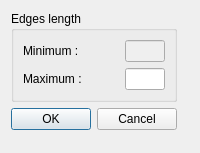
<?xml version="1.0" encoding="UTF-8"?>
<ui version="4.0">
 <class>ParametersDialog</class>
 <widget class="QDialog" name="ParametersDialog">
  <property name="windowModality">
   <enum>Qt::ApplicationModal</enum>
  </property>
  <property name="geometry">
   <rect>
    <x>0</x>
    <y>0</y>
    <width>200</width>
    <height>153</height>
   </rect>
  </property>
  <property name="windowTitle">
   <string>Parameters</string>
  </property>
  <layout class="QGridLayout" name="gridLayout">
   <item row="5" column="0" colspan="3">
    <widget class="QDialogButtonBox" name="buttonBox">
     <property name="standardButtons">
      <set>QDialogButtonBox::Cancel|QDialogButtonBox::Ok</set>
     </property>
     <property name="centerButtons">
      <bool>true</bool>
     </property>
    </widget>
   </item>
   <item row="4" column="3">
    <spacer name="horizontalSpacer">
     <property name="orientation">
      <enum>Qt::Horizontal</enum>
     </property>
     <property name="sizeHint" stdset="0">
      <size>
       <width>40</width>
       <height>20</height>
      </size>
     </property>
    </spacer>
   </item>
   <item row="8" column="0" colspan="3">
    <spacer name="verticalSpacer">
     <property name="orientation">
      <enum>Qt::Vertical</enum>
     </property>
     <property name="sizeHint" stdset="0">
      <size>
       <width>20</width>
       <height>40</height>
      </size>
     </property>
    </spacer>
   </item>
   <item row="0" column="0" rowspan="5" colspan="3">
    <widget class="QGroupBox" name="groupBox">
     <property name="title">
      <string>Edges length</string>
     </property>
     <layout class="QGridLayout" name="gridLayout_2">
      <item row="1" column="0">
       <widget class="QLabel" name="maxEdgeLabel">
        <property name="text">
         <string>Maximum :</string>
        </property>
       </widget>
      </item>
      <item row="0" column="0">
       <widget class="QLabel" name="minEdgeLabel">
        <property name="text">
         <string>Minimum :</string>
        </property>
       </widget>
      </item>
      <item row="0" column="1">
       <widget class="QLineEdit" name="minEdgeValue">
        <property name="enabled">
         <bool>false</bool>
        </property>
        <property name="maximumSize">
         <size>
          <width>40</width>
          <height>16777215</height>
         </size>
        </property>
       </widget>
      </item>
      <item row="1" column="1">
       <widget class="QLineEdit" name="maxEdgeValue">
        <property name="maximumSize">
         <size>
          <width>40</width>
          <height>16777215</height>
         </size>
        </property>
        <property name="text">
         <string/>
        </property>
       </widget>
      </item>
     </layout>
    </widget>
   </item>
  </layout>
 </widget>
 <resources/>
 <connections/>
</ui>
